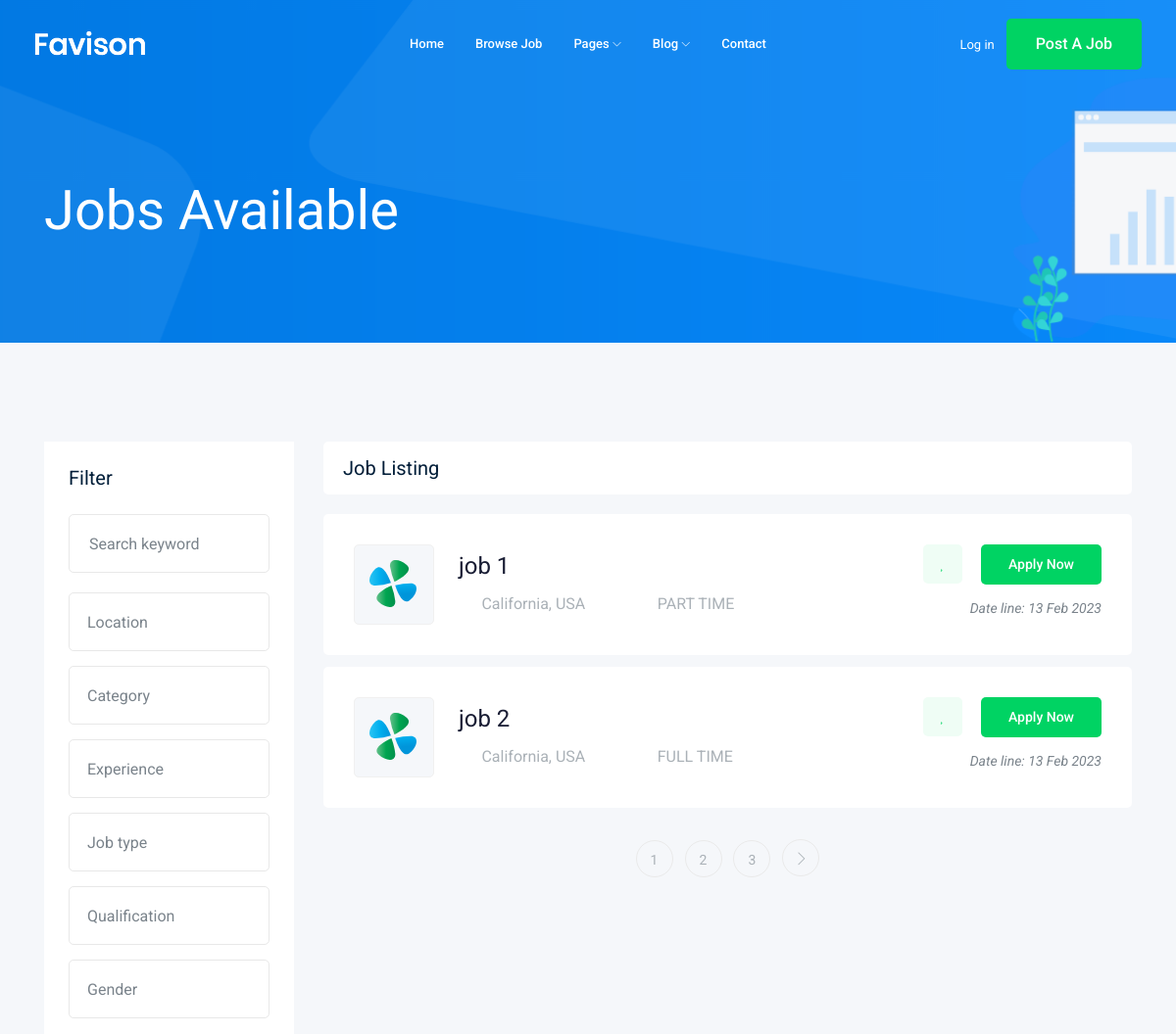
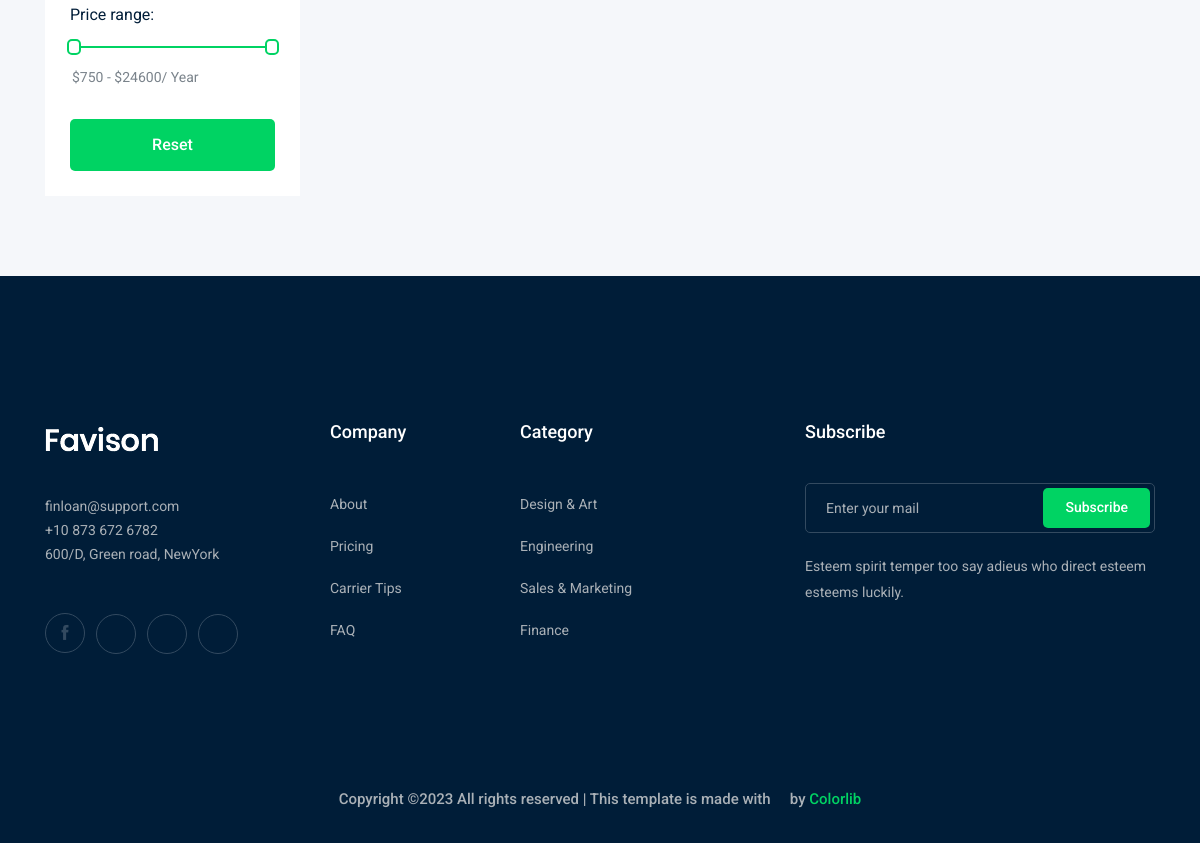
Screenshot of /jobs/ with the database file from the repository (2 pictures, top to bottom).
### job/models.py (models this page shows, shortened)
class Job(models.Model):
    Publisher = models.ForeignKey(User, related_name=("Publisher"), on_delete=models.CASCADE)
    title = models.CharField(max_length=50)
    location = models.CharField( max_length=50)
    Job_Nature = models.CharField(max_length=15, choices=JOB_TYPE)
    Published_time = models.DateTimeField(auto_now=True)
    description = models.TextField(max_length=1000)
    Vacancy = models.IntegerField(default=1)
    Salary = models.IntegerField(default=0)
    experience = models.IntegerField(default=0)
    category = models.ForeignKey('Category', on_delete=models.CASCADE, blank=True)
    img = models.ImageField(upload_to=img_upload)
    slug = models.SlugField(null=True, blank=True)
    def __str__(self):
        return self.title

### job/views.py (the view)
# urls.py: path('', views.job_lister, name='job_list'),
def job_lister(request):
    job_list = Job.objects.all()
    paginator = Paginator(job_list, 2) # Show 2 contacts per page.
    page_number = request.GET.get('page')
    page_obj = paginator.get_page(page_number)
    context = {'jobs':page_obj}
    return render(request, 'job/job_list.html', context)

### job/templates/job/job_list.html (shortened to what this page needs)
{% extends "base.html" %}
{% block body %}
    <div class="bradcam_area bradcam_bg_1">
        <div class="container">
            <div class="row">
                <div class="col-xl-12">
                    <div class="bradcam_text">
                        <h3>{{jobs.count}} Jobs Available</h3>
                    </div>
                </div>
            </div>
        </div>
    </div>
    <div class="job_listing_area plus_padding">
        <div class="container">
            <div class="row">
                <div class="col-lg-3">
                    <div class="job_filter white-bg">
                        <div class="form_inner white-bg">
                            <h3>Filter</h3>
                            <form action="#">
                                <div class="row">
                                    <div class="col-lg-12">
                                        <div class="single_field">
                                            <input type="text" placeholder="Search keyword">
                                        </div>
                                    </div>
                                    <div class="col-lg-12">
                                    </div>
                                    <div class="col-lg-12">
                                    </div>
                                    <div class="col-lg-12">
                                    </div>
                                    <div class="col-lg-12">
                                    </div>
                                    <div class="col-lg-12">
                                    </div>
                                    <div class="col-lg-12">
                                    </div>
                                </div>
                            </form>
                        </div>
                        <div class="range_wrap">
                            <label for="amount">Price range:</label>
                            <div id="slider-range"></div>
                            <p>
                                <input type="text" id="amount" readonly style="border:0; color:#7A838B; font-size: 14px; font-weight:400;">
                            </p>
                        </div>
                        <div class="reset_btn">
                            <button  class="boxed-btn3 w-100" type="submit">Reset</button>
                        </div>
                    </div>
                </div>
                <div class="col-lg-9">
                    <div class="recent_joblist_wrap">
                        <div class="recent_joblist white-bg ">
                            <div class="row align-items-center">
                                <div class="col-md-6">
                                    <h4>Job Listing</h4>
                                </div>
                            </div>
                        </div>
                    </div>
                    <div class="job_lists m-0">
                        <div class="row">
                        {% for job in jobs %}
                            <div class="col-lg-12 col-md-12">
                                <div class="single_jobs white-bg d-flex justify-content-between">
                                    <div class="jobs_left d-flex align-items-center">
                                        <div class="thumb">
                                            <img src="img/svg_icon/1.svg" alt="">
                                        </div>
                                        <div class="jobs_conetent">
                                            <a href="{% url 'jobs:job_details' job.slug %}"><h4>{{job}}</h4></a>
                                            <div class="links_locat d-flex align-items-center">
                                                <div class="location">
                                                    <p> <i class="fa fa-map-marker"></i> California, USA</p>
                                                </div>
                                                <div class="location">
                                                    <p> <i class="fa fa-clock-o"></i> {{job.Job_Nature}}</p>
                                                </div>
                                            </div>
                                        </div>
                                    </div>
                                    <div class="jobs_right">
                                        <div class="apply_now">
                                            <a class="heart_mark" href="#"> <i class="fa fa-heart"></i> </a>
                                            <a href="{% url 'jobs:job_details' job.id %}" class="boxed-btn3">Apply Now</a>
                                        </div>
                                        <div class="date">
                                            <p>Date line: {{job.Published_time|date:'d M o'}}</p>
                                        </div>
                                    </div>
                                </div>
                            </div>
                            {% endfor %}
                        </div>
                        {% if jobs.has_other_pages %}
                            <div class="row">
                                <div class="col-lg-12">
                                    <div class="pagination_wrap">
                                        <ul>
                                            {% for contact in jobs.paginator.page_range %}
                                                <li><a href="?page={{contact}}"><span>{{contact}}</span></a></li>
                                                {% endfor %}
                                            {% if jobs.has_next %}
                                                <li><a href="?page={{jobs.paginator.num_pages}}"> <i class="ti-angle-right"></i> </a></li>
                                                {% endif %}
                                        </ul>
                                    </div>
                                </div>
                            </div>
                            {% endif %}
                    </div>
                </div>
            </div>
        </div>
    </div>
    {% endblock body %}

### rows the page displays
Job: title "job 1", Job_Nature "PART TIME", Published_time "13 Feb 2023"
Job: title "job 2", Job_Nature "FULL TIME", Published_time "13 Feb 2023"

### other values shown
{{ contact }} "1" "2" "3"
